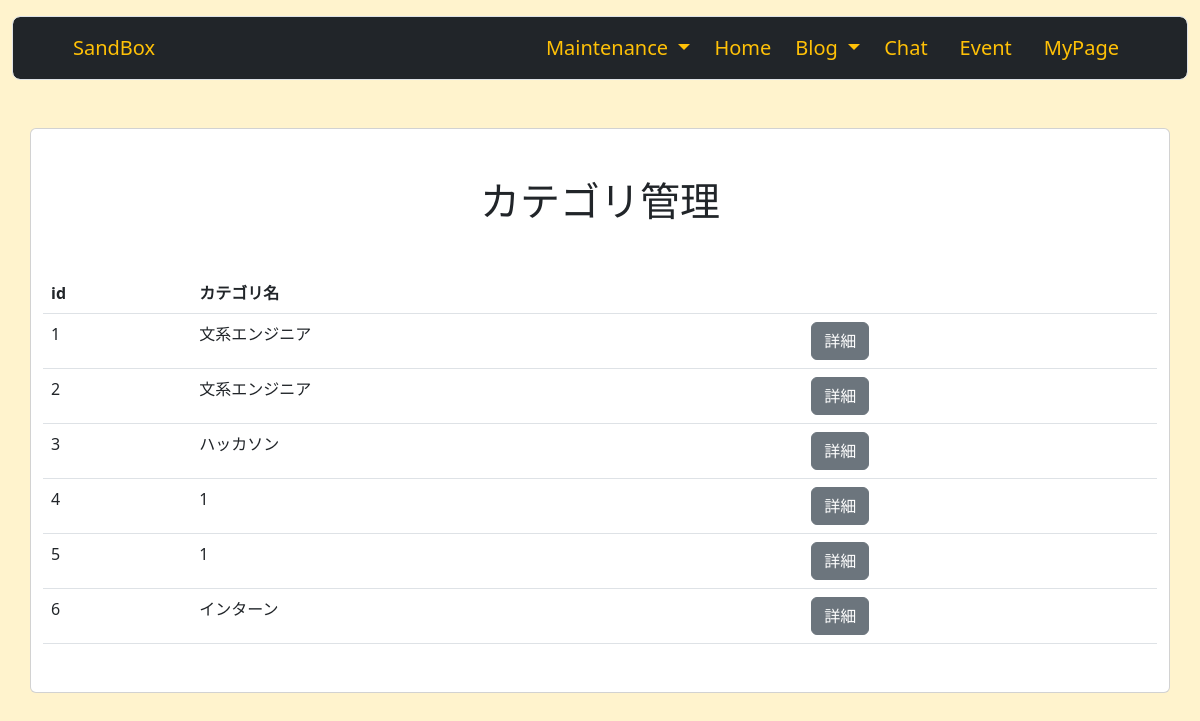
/category_maintenance (signed in), run on an earlier commit of the app's database.
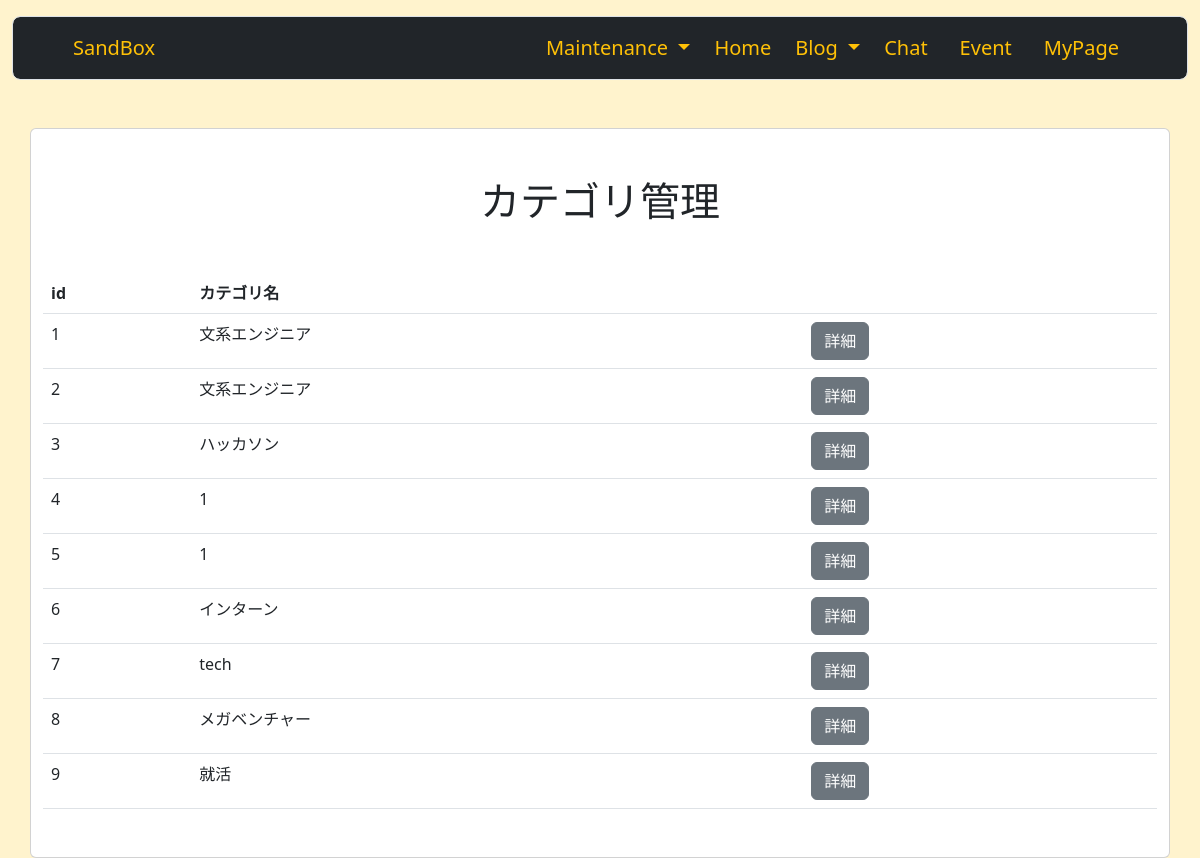
And on a later commit of the database.
### sandbox_system/models.py (models this page shows, shortened)
class BlogCategory(db.Model):
    __tablename__ = 'blog_category'
    id = db.Column(db.Integer, primary_key=True)
    category = db.Column(db.String(140))
    blogs = db.relationship('Blog', backref='blogcategory', lazy='dynamic')

### sandbox_system/blogs/view.py (the view)
@blogs.route('/category_maintenance')
@login_required
def category_maintenance():
    if not current_user.is_administrator():
        abort(403)
    page = request.args.get('page', 1, type=int)
    categories = BlogCategory.query.order_by(BlogCategory.id).paginate(page=page, per_page=10)
    return render_template('maintenance/category_maintenance.html', categories=categories)

### sandbox_system/__init__.py (called while the page is built)
@event.listens_for(Engine, "connect")
def set_sqlite_pragma(dbapi_connection, connection_record):
    cursor = dbapi_connection.cursor()
    cursor.execute("PRAGMA foreign_keys=ON")
    cursor.close()

### sandbox_system/models.py (called while the page is built)
@login_manager.user_loader
def load_user(user_id):
    return User.query.get(user_id)

    def is_administrator(self):
        if self.administrator == '1':
            return 1
        else:
            return 0

### sandbox_system/templates/maintenance/category_maintenance.html
{% extends 'base.html' %}
{% block content %}
<div class="container">
    <div class="row">
        <div class="card">
            <h1 class="text-center my-5">カテゴリ管理</h1>
            <table class="table mb-5">
                <thead>
                <tr>
                    <th>id</th>
                    <th>カテゴリ名</th>
                    <th></th>
                </tr>
                </thead>
                {% for category in categories.items %}
                <tbody>
                <tr>
                    <td>{{ category.id }}</td>
                    <td>{{ category.category }}</td>
                    <td><a href="{{ url_for('blogs.category_blog', blog_category_id=category.id) }}" class="btn btn-secondary">詳細</a></td>
                </tr>
                </tbody>
                {% endfor %}
            </table>
        </div>
    </div>
</div>
{% endblock %}

What changed in the data, as far as the page shows it:
added BlogCategory: id "7", category "tech"
added BlogCategory: id "8", category "メガベンチャー"
added BlogCategory: id "9", category "就活"
